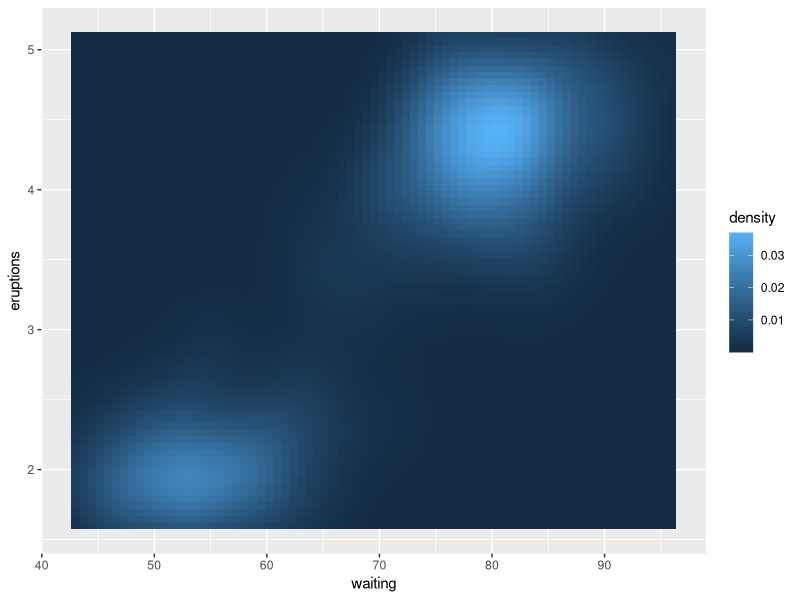
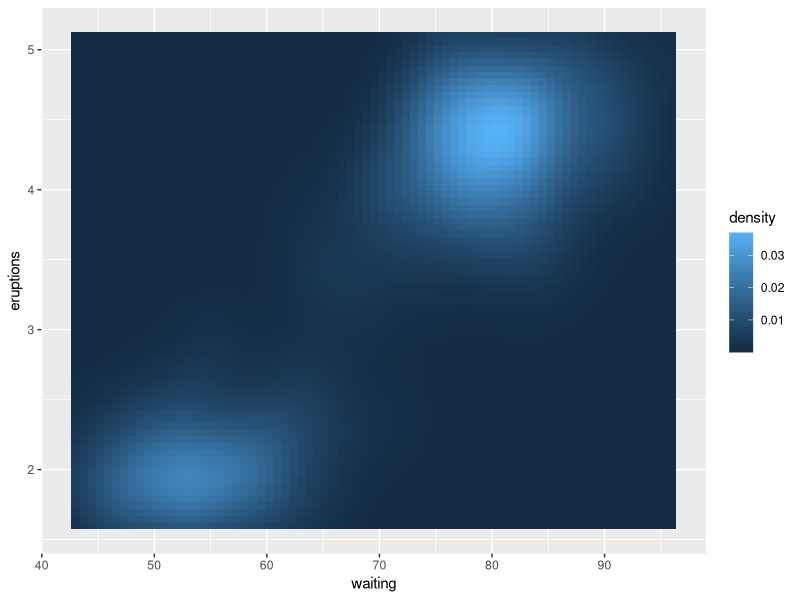
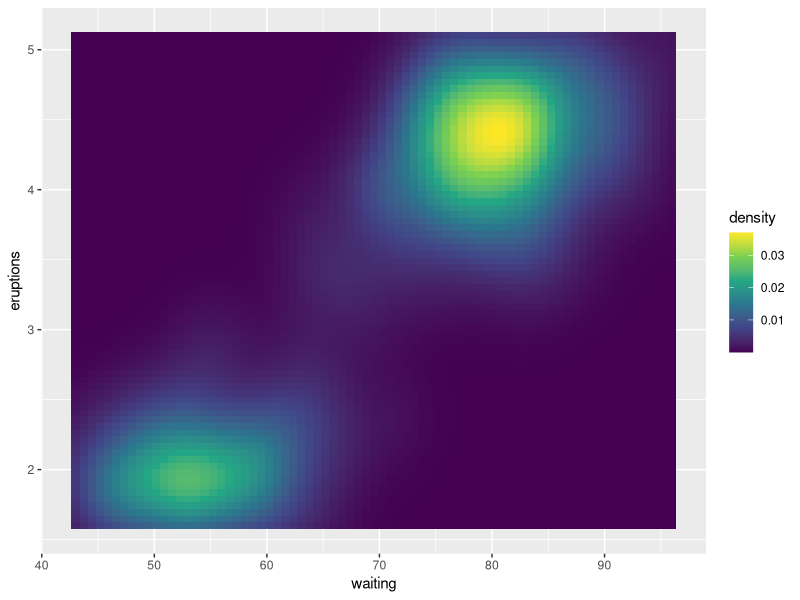
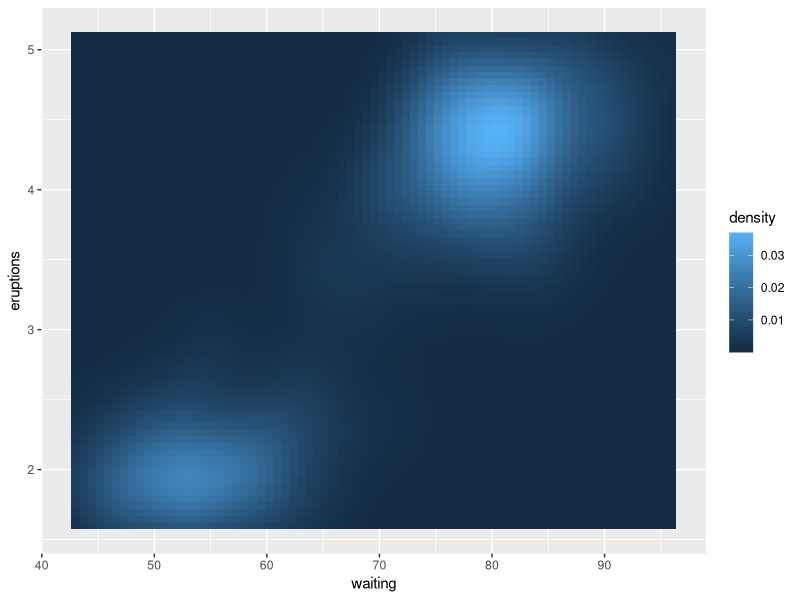
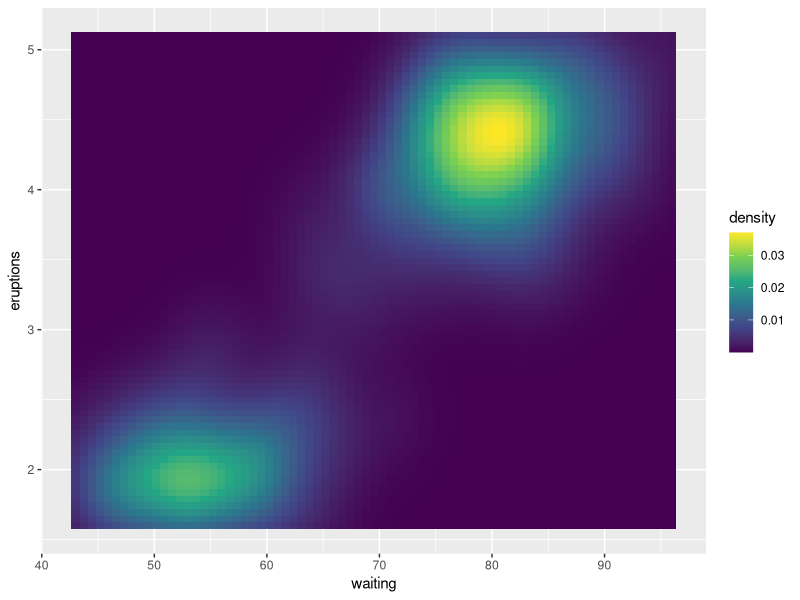
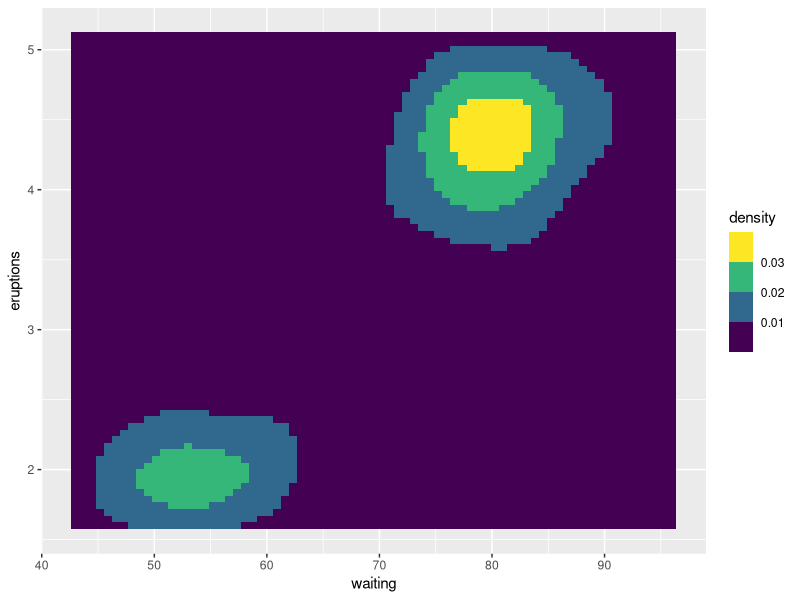
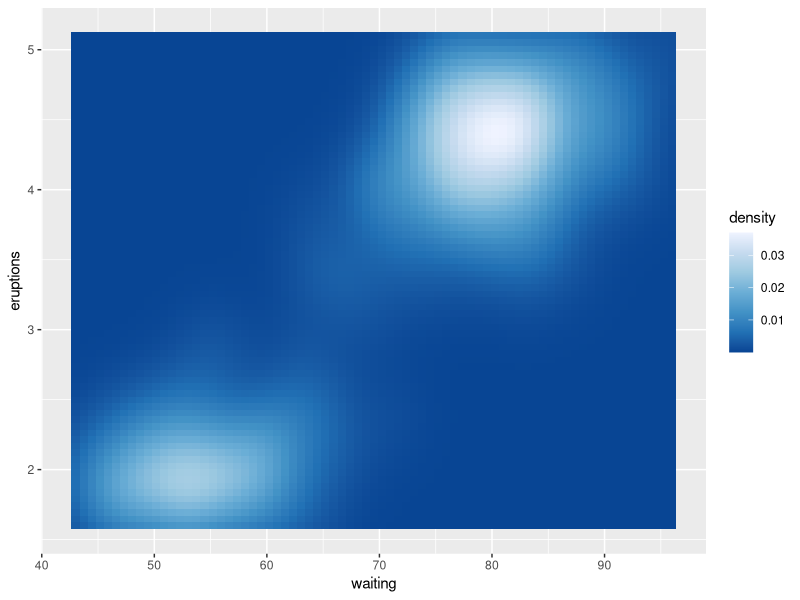

Recreate these plots in R, in order.
library(ggplot2)


### Name: scale_colour_continuous
### Title: Continuous and binned colour scales
### Aliases: scale_colour_continuous scale_fill_continuous
###   scale_colour_binned scale_fill_binned scale_color_continuous
###   scale_color_binned

### ** Examples

v <- ggplot(faithfuld, aes(waiting, eruptions, fill = density)) +
geom_tile()
v

v + scale_fill_continuous(type = "gradient")
v + scale_fill_continuous(type = "viridis")

# The above are equivalent to
v + scale_fill_gradient()
v + scale_fill_viridis_c()

# To make a binned version of this plot
v + scale_fill_binned(type = "viridis")

# Set a different default scale using the options
# mechanism
tmp <- getOption("ggplot2.continuous.fill") # store current setting
options(ggplot2.continuous.fill = scale_fill_distiller)
v
options(ggplot2.continuous.fill = tmp) # restore previous setting
